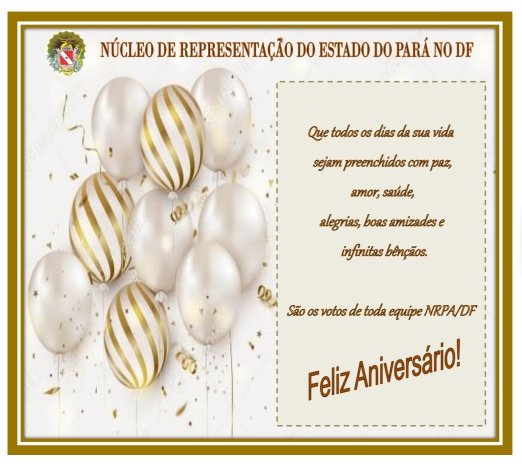
#> input picture convite_.jpg, 1043 x 927 px (shown at 1/2 size)
$ python convites.py
#> lines starting #> are read from the running program, lines starting #| are printed output that depends on the picture
from PIL import Image, ImageDraw, ImageFont
lista = ['Helder Barbalho','Daniela Barbalho','Luiziel Guedes',
         'Iran Lima','Ricardo Sefer','Hana Ghassan', 'René Souza','Ualame Machado',
         'Rômulo Rodovalho', 'Fátima Braga', 'Úrsula Vidal','Adler Silveira',
         'Nivan Noronha','José Francisco','Vera Oliveira','André Dias','José Fernando Gomes',
         'Carlos Maneschy','Ruy Cabral','Giovanni Queiróz','Mauro Ó de Almeida','Inocêncio Gasparim',
         'Jarbas Vasconcelos','Ricardo Balestreri','João Chamon','Henderson Pinto','Jaime Barbosa',
         'Giovanni Queiróz','Costa Júnior','Dilson Júnior','Hayman Apolo','Walter Resende','Rubens Leão',
         'Arthur Houat','Patrícia Heitmann']


fonte = ImageFont.truetype('./Gabriola.ttf',size=38)
caminho = r'C:\Users\Caio\PycharmProjects\pythonProject\Mae'

for e in lista:
    imagem = Image.open('convite_.jpg')
#> imagem is the input picture: PIL image 1043x927 RGB; mean R, G, B 222.1, 213.2, 191.4

    lapis = ImageDraw.Draw(imagem)

    lapis.text((600,200), text = f'Sr(a) {e}', fill = '#875e26', font=fonte)

    imagem.save(f'{caminho}/convite_{e.strip()}.png')
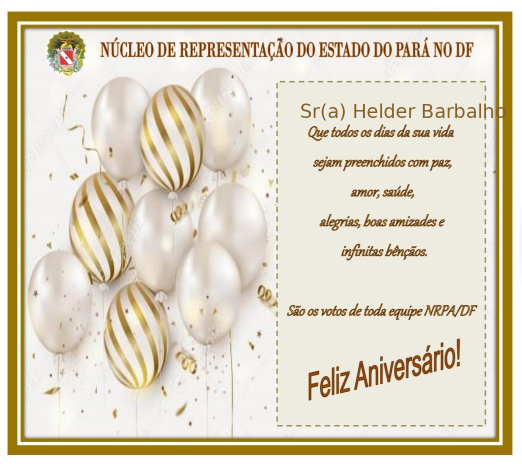
#> saved as convite_Helder Barbalho.png: PIL image 1043x927 RGB (shown at 1/2 size); mean R, G, B 221.8, 212.7, 190.8
